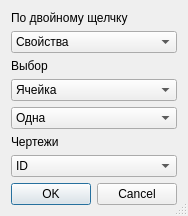
<?xml version="1.0" encoding="UTF-8"?>
<ui version="4.0">
 <class>GeobaseSettings</class>
 <widget class="QDialog" name="GeobaseSettings">
  <property name="geometry">
   <rect>
    <x>0</x>
    <y>0</y>
    <width>178</width>
    <height>206</height>
   </rect>
  </property>
  <property name="windowTitle">
   <string>Геоподосновы - настройки</string>
  </property>
  <property name="sizeGripEnabled">
   <bool>true</bool>
  </property>
  <layout class="QVBoxLayout" name="verticalLayout_2">
   <item>
    <layout class="QVBoxLayout" name="verticalLayout">
     <item>
      <widget class="QLabel" name="label_3">
       <property name="text">
        <string>По двойному щелчку</string>
       </property>
      </widget>
     </item>
     <item>
      <widget class="QComboBox" name="cbOnDblClick">
       <item>
        <property name="text">
         <string>Свойства</string>
        </property>
       </item>
       <item>
        <property name="text">
         <string>Просмотр в Автокаде</string>
        </property>
       </item>
      </widget>
     </item>
     <item>
      <widget class="QLabel" name="label">
       <property name="text">
        <string>Выбор</string>
       </property>
      </widget>
     </item>
     <item>
      <widget class="QComboBox" name="cbSelectBeh">
       <item>
        <property name="text">
         <string>Ячейка</string>
        </property>
       </item>
       <item>
        <property name="text">
         <string>Строка</string>
        </property>
       </item>
      </widget>
     </item>
     <item>
      <widget class="QComboBox" name="cbSelectMode">
       <item>
        <property name="text">
         <string>Одна</string>
        </property>
       </item>
       <item>
        <property name="text">
         <string>Несколько</string>
        </property>
       </item>
      </widget>
     </item>
     <item>
      <widget class="QLabel" name="label_2">
       <property name="text">
        <string>Чертежи</string>
       </property>
      </widget>
     </item>
     <item>
      <widget class="QComboBox" name="cbDrawingShow">
       <item>
        <property name="text">
         <string>ID</string>
        </property>
       </item>
       <item>
        <property name="text">
         <string>Имя файла</string>
        </property>
       </item>
       <item>
        <property name="text">
         <string>ID - имя файла</string>
        </property>
       </item>
      </widget>
     </item>
    </layout>
   </item>
   <item>
    <widget class="QDialogButtonBox" name="buttonBox">
     <property name="orientation">
      <enum>Qt::Horizontal</enum>
     </property>
     <property name="standardButtons">
      <set>QDialogButtonBox::Cancel|QDialogButtonBox::Ok</set>
     </property>
    </widget>
   </item>
  </layout>
 </widget>
 <resources/>
 <connections>
  <connection>
   <sender>buttonBox</sender>
   <signal>accepted()</signal>
   <receiver>GeobaseSettings</receiver>
   <slot>accept()</slot>
   <hints>
    <hint type="sourcelabel">
     <x>248</x>
     <y>254</y>
    </hint>
    <hint type="destinationlabel">
     <x>157</x>
     <y>274</y>
    </hint>
   </hints>
  </connection>
  <connection>
   <sender>buttonBox</sender>
   <signal>rejected()</signal>
   <receiver>GeobaseSettings</receiver>
   <slot>reject()</slot>
   <hints>
    <hint type="sourcelabel">
     <x>316</x>
     <y>260</y>
    </hint>
    <hint type="destinationlabel">
     <x>286</x>
     <y>274</y>
    </hint>
   </hints>
  </connection>
 </connections>
</ui>
